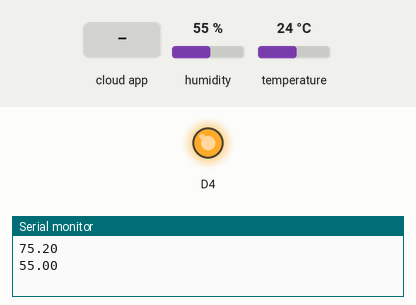
Bench run of a sketch on a simulated ESP8266 (NodeMCU). Parts: output pins drawn as LEDs (lit = HIGH), the last lines printed to the serial monitor. Inputs (shaded band) come from the test bench; at power-on: humidity 55 %, temperature 24 °C.

Above: at 2.7 s.
2.8 s: the phone or cloud app sets 0 to 1
At 4.6 s:
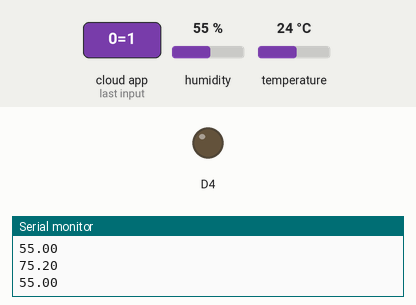
5.0 s: the phone or cloud app sets 0 to 0
At 6.4 s:
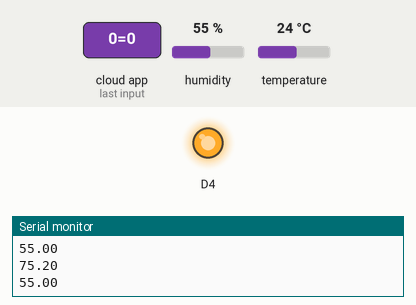
7.0 s: the phone or cloud app sets 1 to 1
At 8.1 s:
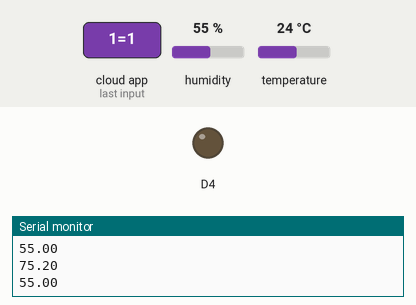
Timing chart, 0 to 10.0 s (numbered marks = the images above; inputs shaded):
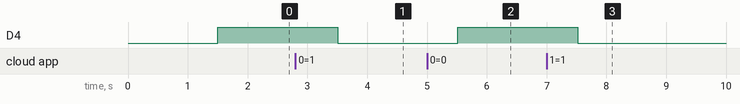

Measured:
- after the input at 2.8 s, D4: HIGH → LOW after 0.71 s
- after the input at 5.0 s, D4: LOW → HIGH after 0.52 s
- after the input at 7.0 s, D4: HIGH → LOW after 0.52 s

The sketch:

myDevicesNodeMCUTest1.ino
```cpp
// This example shows how to connect to Cayenne using an ESP8266 and send/receive sample data.
// Make sure you install the ESP8266 Board Package via the Arduino IDE Board Manager and select the correct ESP8266 board before compiling.

#define CAYENNE_DEBUG
#define CAYENNE_PRINT Serial
#include <CayenneMQTTESP8266.h>
#include <DHT.h>


// WiFi network info.
char ssid[] = "DustDevils";
char wifiPassword[] = "b4b3c69bb4b3c69b5267!";

// Cayenne authentication info. This should be obtained from the Cayenne Dashboard.
char username[] = "6fff5240-f05c-11e6-a971-4db18559717d";
char password[] = "4a5495303e20c8e904dab1862802bb32990cd994";
char clientID[] = "1f0dd000-0951-11e8-a2eb-7d0b45aada7b";


DHT dht(D2,DHT22);

void setup() {
	Serial.begin(9600);
	Cayenne.begin(username, password, clientID, ssid, wifiPassword);
  pinMode(2,OUTPUT);
  digitalWrite(2,HIGH);
}

void loop() {
	Cayenne.loop();

//	//Publish data every 10 seconds (10000 milliseconds). Change this value to publish at a different interval.
//	if (millis() - lastMillis > 10000) {
//		lastMillis = millis();
//		//Write data to Cayenne here. This example just sends the current uptime in milliseconds.
//		Cayenne.virtualWrite(0, lastMillis);
//		//Some examples of other functions you can use to send data.
//		//Cayenne.celsiusWrite(1, 22.0);
//		//Cayenne.luxWrite(2, 700);
//		//Cayenne.virtualWrite(3, 50, TYPE_PROXIMITY, UNIT_CENTIMETER);
//	}

float temp = dht.readTemperature(true); // Fare
float hum = dht.readHumidity();


Cayenne.virtualWrite(1,temp , TYPE_TEMPERATURE , UNIT_FAHRENHEIT );
Cayenne.virtualWrite(2,hum , TYPE_RELATIVE_HUMIDITY , UNIT_PERCENT );
Serial.println(temp);
Serial.println(hum);
}
CAYENNE_IN(0)
{
  digitalWrite(2,!getValue.asInt());
}
CAYENNE_IN(1)
{
  digitalWrite(2,!getValue.asInt());
}


//Default function for processing actuator commands from the Cayenne Dashboard.
//You can also use functions for specific channels, e.g CAYENNE_IN(1) for channel 1 commands.
//CAYENNE_IN_DEFAULT()
//{
//	CAYENNE_LOG("CAYENNE_IN_DEFAULT(%u) - %s, %s", request.channel, getValue.getId(), getValue.asString());
//	//Process message here. If there is an error set an error message using getValue.setError(), e.g getValue.setError("Error message");
//}
```
